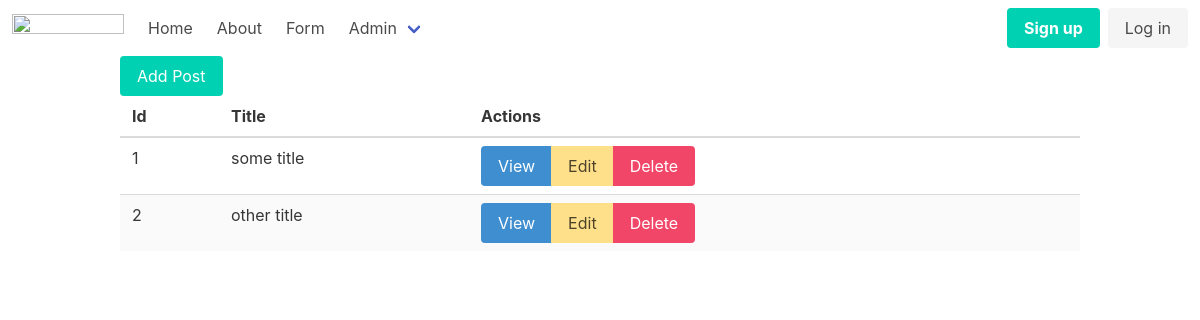
Page /admin/posts on the earlier database version.
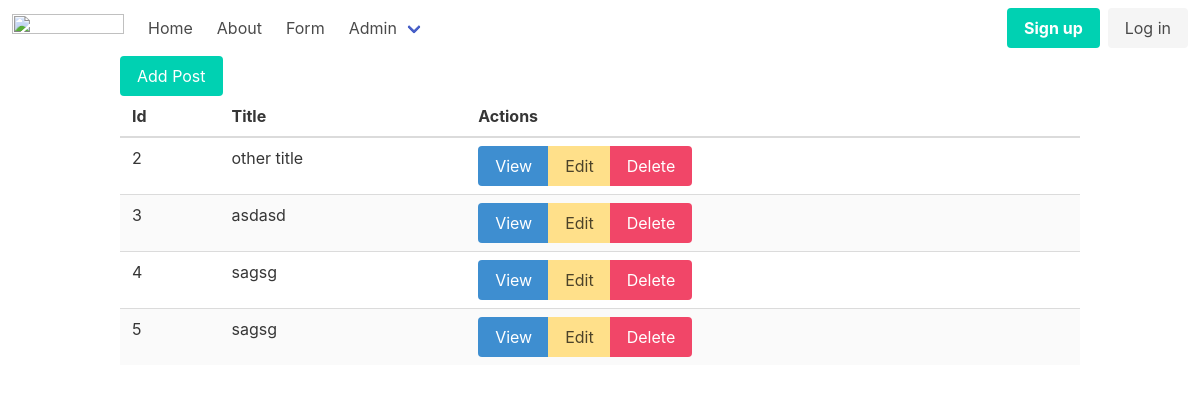
Same page on the later database version.
### tables this page shows
CREATE TABLE posts
(
    id    integer
        constraint posts_pk
            primary key autoincrement,
    title text,
    body  text
);

### helpers.php (called while the page is built, shortened)
<?php
function view($viewName, $variables=[]){
    extract($variables);
    include __DIR__ . "/views/$viewName.php";
}
function auth(){
   return User::auth();
}

### src/Controllers/PostsController.php (called while the page is built, shortened)
<?php
class PostsController {
    public function index(){
        $posts = Post::all();
        view('posts/index', compact('posts'));
    }
}

### src/Models/User.php (called while the page is built, shortened)
<?php
class User extends Model {
    public static function auth(){
        return false;
    }
}

### src/DB.php (called while the page is built, shortened)
<?php
class DB {
    private $conn;
    public function __construct()
    {
        try {
            $this->conn = new PDO("sqlite:db.sqlite");
            $this->conn->setAttribute(PDO::ATTR_ERRMODE, PDO::ERRMODE_EXCEPTION);
        } catch(PDOException $e) {
            echo "Connection failed: " . $e->getMessage();
        }
    }
    public function all(string $table, string $className){
        $stmt = $this->conn->prepare("SELECT * FROM $table");
        $stmt->execute();
        $stmt->setFetchMode(PDO::FETCH_CLASS, $className);
        return $stmt->fetchAll();
    }
}

### src/Models/Model.php (called while the page is built, shortened)
<?php
class Model {
    static $table;
    public static function all(){
        $db = new DB();
        return $db->all(static::$table, static::class);
    }
}

### views/posts/index.php (the view)
<?php include __DIR__ . '/../partials/header.php' ?>
<div class="container">
    <a href="/admin/posts/create" class="button is-primary">Add Post</a>
    <table class="table is-fullwidth is-striped">
        <thead>
            <th>Id</th>
            <th>Title</th>
            <th>Actions</th>
        </thead>
        <tbody>
            <?php foreach($posts as $post) : ?>
                <tr>
                    <td><?=$post->id?></td>
                    <td><?=$post->title?></td>
                    <td>
                        <div class="buttons has-addons">
                            <a href="/admin/posts/show?id=<?=$post->id?>" class="button is-info">View</a>
                            <a href="/admin/posts/edit?id=<?=$post->id?>" class="button is-warning">Edit</a>
                            <a href="/admin/posts/delete?id=<?=$post->id?>" class="button is-danger">Delete</a>
                        </div>
                    </td>
                </tr>
            <?php endforeach; ?>
        </tbody>
    </table>
</div>
<?php include __DIR__ . '/../partials/footer.php' ?>

### views/partials/nav.php (shortened to what this page needs)
<nav class="navbar" role="navigation" aria-label="main navigation">
  <div class="navbar-brand">
    <a class="navbar-item" href="/">
      <img src="https://bulma.io/images/bulma-logo.png" width="112" height="28">
    </a>
  </div>
  <div id="navbarBasicExample" class="navbar-menu">
    <div class="navbar-start">
      <a href="/" class="navbar-item">
        Home
      </a>
      <a href="/about" class="navbar-item">
        About
      </a>
      <a href="/form" class="navbar-item">
        Form
      </a>
      <div class="navbar-item has-dropdown is-hoverable">
        <a class="navbar-link">
          Admin
        </a>
      </div>
    </div>
    <div class="navbar-end">
      <?php if (auth()) : ?>
        <div class="navbar-item has-dropdown is-hoverable">
          <a class="navbar-link">
            <?=auth()->email?>
          </a>
          <div class="navbar-dropdown">
            <a href="/logout" class="navbar-item">
              Logout
            </a>
          </div>
        </div>
      <?php else : ?>
        <div class="navbar-item">
          <div class="buttons">
            <a href="/register" class="button is-primary">
              <strong>Sign up</strong>
            </a>
            <a href="/login" class="button is-light">
              Log in
            </a>
          </div>
        </div>
      <?php endif ?>
    </div>
  </div>
</nav>

Differences in the rows shown:
removed posts: id "1", title "some title"
added posts: id "3", title "asdasd"
added posts: id "4", title "sagsg"
added posts: id "5", title "sagsg"
